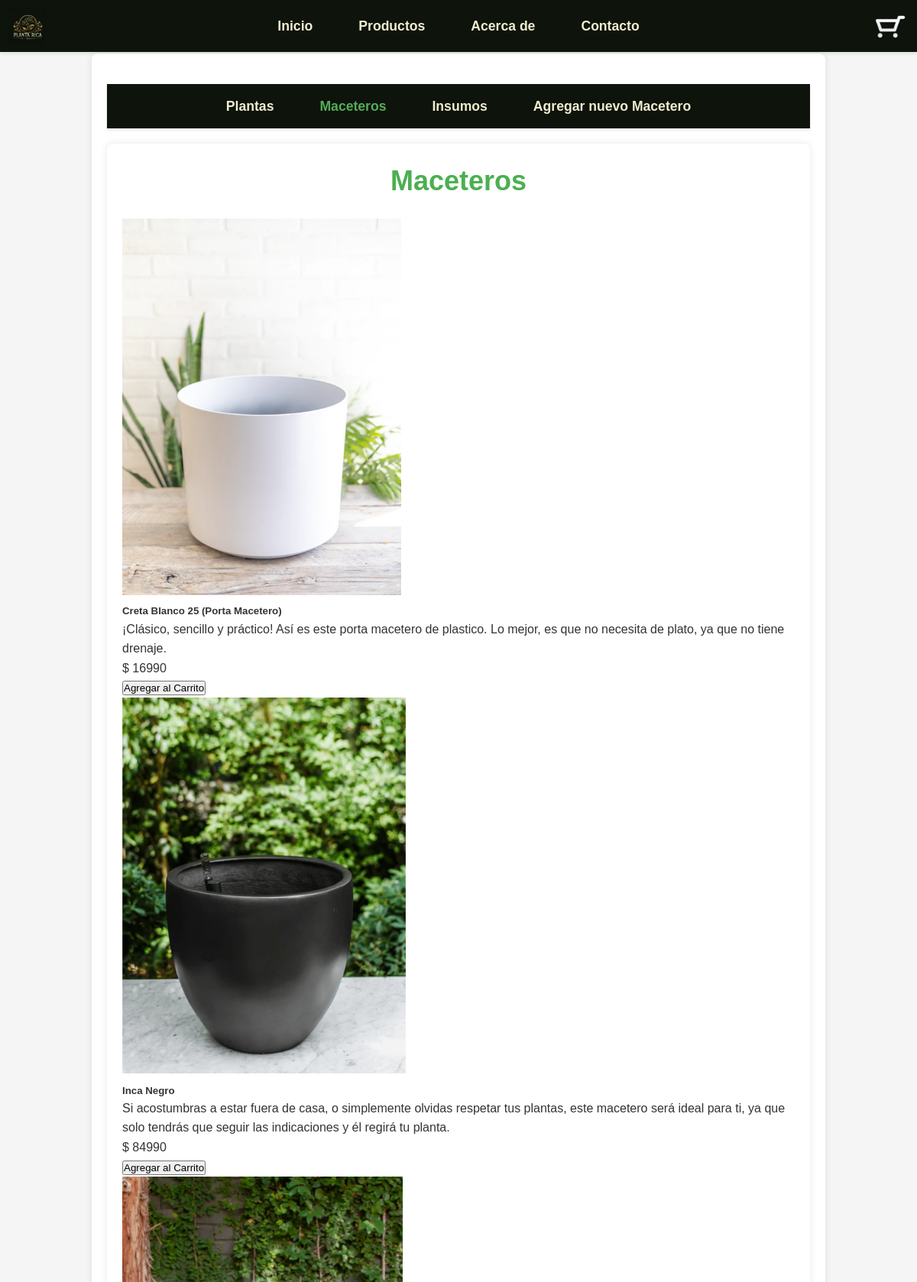
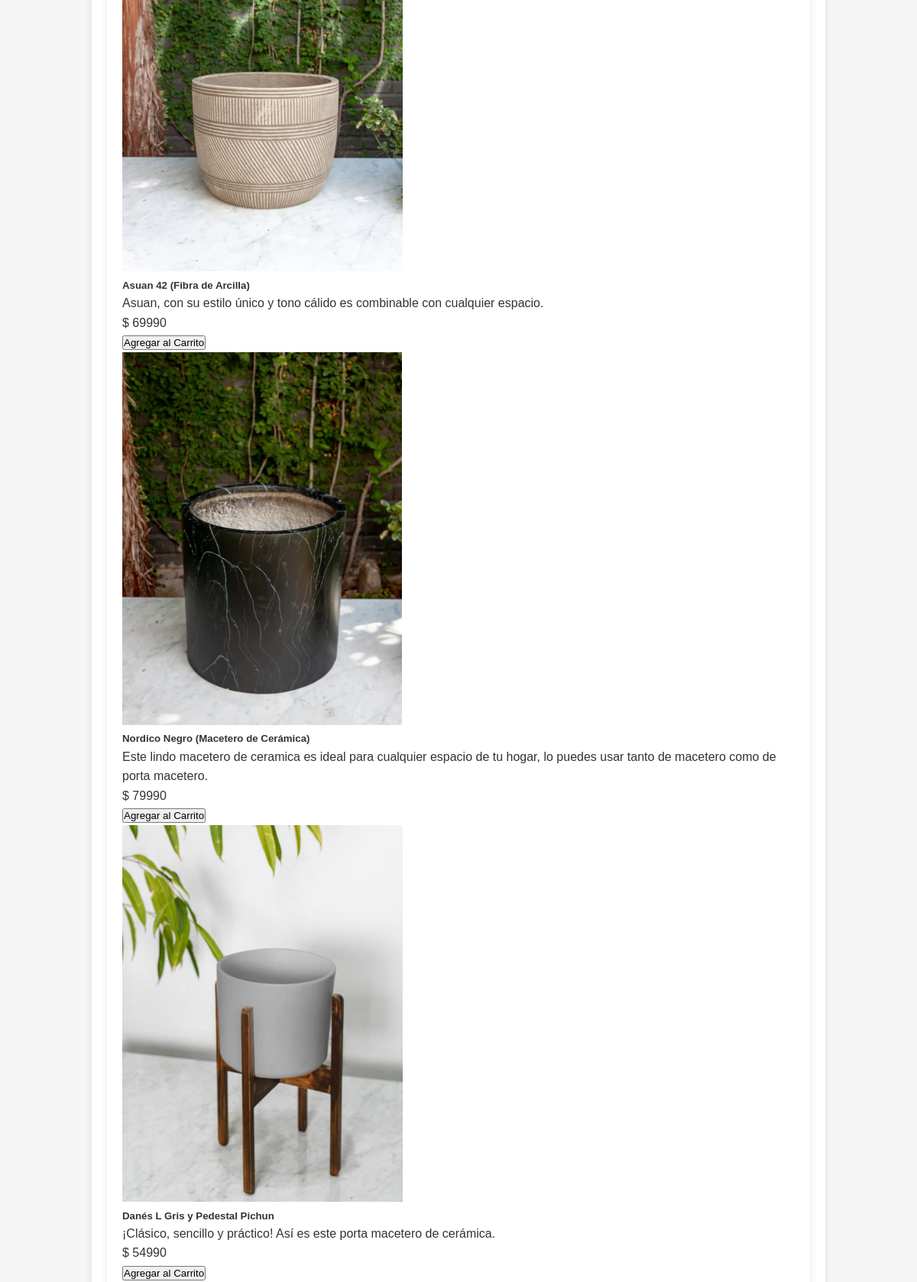
The app's page /Maceteros/ (upper part) with its own data (2 pictures, top to bottom).
### PlantitaricaApp/models.py (models this page shows, shortened)
class Maceteros(models.Model):
    id_Macetero = models.AutoField(db_column='idMacetero', primary_key=True)
    nombre = models.CharField(max_length=100)
    precio     = models.IntegerField(blank=False, null=False)
    descripcion = models.CharField(max_length=500, blank=False, null=False)
    foto = models.ImageField(upload_to='Maceteros/',null=True, blank=True,verbose_name='Foto del Macetero')
    class Meta:
        verbose_name_plural = "Maceteros"

### PlantitaricaApp/views.py (the view)
# urls.py: path('Maceteros/', views.PMaceteros, name='Maceteros'),
def PMaceteros(request):
    maceteros = Maceteros.objects.all()
    v_encarro = EnCarro.objects.all()
    context={"Maceteros":maceteros, "EnCarro": v_encarro}
    return render(request,'PlantitaricaApp/Maceteros.html', context)

### PlantitaricaApp/templates/PlantitaricaApp/Maceteros.html (shortened to what this page needs)
{% extends "PlantitaricaApp/base.html" %}
{% block content %}
<nav class="mini-nav">
    <ul>
        <li id="plantas" class="{% if request.resolver_match.url_name == 'Productos' %}active{% endif %}">
            <a href="{% url 'Productos' %}">Plantas</a></li>
        <li id="maceteros" class="{% if request.resolver_match.url_name == 'Maceteros' %}active{% endif %}">
            <a href="{% url 'Maceteros' %}">Maceteros</a></li>
        <li id="insumos" class="{% if request.resolver_match.url_name == 'Insumos' %}active{% endif %}">
            <a href="{% url 'Insumos' %}">Insumos</a></li>
        <li id="agregar_maceteros" class="{% if request.resolver_match.url_name == 'agregar_maceteros' %}active{% endif %}">
            <a href="{% url 'agregar_maceteros' %}">Agregar nuevo Macetero</a></li>
    </ul>
</nav>
<div class="container">
    <div class = "grid-background">
    <h1>Maceteros</h1>
    <div class="grid-container">
        {% for producto in Maceteros %}
        <div class="card">
            <img src="{{ producto.foto.url }}" class="card-img-top" alt="{{ producto.descripcion }}">
            <div class="card-body">
                <h5 class="card-title">{{ producto.nombre }}</h5>
                <p class="card-text">{{ producto.descripcion }}</p>
                <p class="price">$ {{ producto.precio }}</p>
                <form action="{% url 'registrarEnCarro' %}" method="POST">
                    <button type="submit" >Agregar al Carrito</button>
                </form>
            </div>
        </div>
        {% empty %}
        <p>No hay productos disponibles.</p>
        {% endfor %}
    </div>
    </div>
</div>
{% endblock %}

### PlantitaricaApp/static/CSS/stylesBase.css (style rules this page uses)
* { margin: 0; padding: 0; box-sizing: border-box; font-family: 'poppins', sans-serif; }
html, body { height: 100%; width: 100%; padding-top: 0px; }
body { background-attachment: fixed; padding-top: 80px; line-height: 1.6; margin: 0; }
h1, h2, h3 { color: #2e7d32; }
.container { width: 100%; padding: 20px; position: relative; z-index: 0; }

### Plantitarica/static/CSS/styles.css (style rules this page uses)
body { font-family: Arial, sans-serif; background-color: #f5f5f5; color: #333; margin: 0; padding: 0; }
.container { max-width: 960px; margin: 20px auto; padding: 20px; background-color: #fff; box-shadow: 0 0 10px rgba(0,0,0,0.1); border-radius: 8px; }
h1 { font-size: 36px; color: #4CAF50; margin-bottom: 20px; text-align: center; }

### PlantitaricaApp/static/CSS/mini-navbar.css (style rules this page uses)
.mini-nav { background-color: #0e130c; padding: 15px 0; margin: 20px 0; box-shadow: 0 2px 4px rgba(0, 0, 0, 0.1); border-color: #0e130c; width: 100%; position: relative; top: 0; left: 0; z-index: 1000; }
.mini-nav ul { list-style: none; display: flex; justify-content: center; align-items: center; padding: 0; margin: 0; }
.mini-nav li { margin: 0 15px; }
.mini-nav a { color: #F0EDCE; text-decoration: none; font-weight: bold; font-size: 1.1em; padding: 10px 15px; transition: background-color 0.3s ease; border-radius: 5px; }
.mini-nav .active a { color: #54ad58; }
body { padding-top: 50px; }

### records on screen
Maceteros: foto (picture), nombre "Creta Blanco 25 (Porta Macetero)", descripcion "¡Clásico, sencillo y práctico! Así es este porta macetero de plastico. Lo mejor, es que no necesita de plato, ya que no tiene drenaje.", precio "16990"
Maceteros: foto (picture), nombre "Inca Negro", descripcion "Si acostumbras a estar fuera de casa, o simplemente olvidas respetar tus plantas, este macetero será ideal para ti, ya que solo tendrás que seguir las indicaciones y él regirá tu planta.", precio "84990"
Maceteros: foto (picture), nombre "Asuan 42 (Fibra de Arcilla)", descripcion "Asuan, con su estilo único y tono cálido es combinable con cualquier espacio.", precio "69990"
Maceteros: foto (picture), nombre "Nordico Negro (Macetero de Cerámica)", descripcion "Este lindo macetero de ceramica es ideal para cualquier espacio de tu hogar, lo puedes usar tanto de macetero como de porta macetero.", precio "79990"
Maceteros: foto (picture), nombre "Danés L Gris y Pedestal Pichun", descripcion "¡Clásico, sencillo y práctico! Así es este porta macetero de cerámica.", precio "54990"
